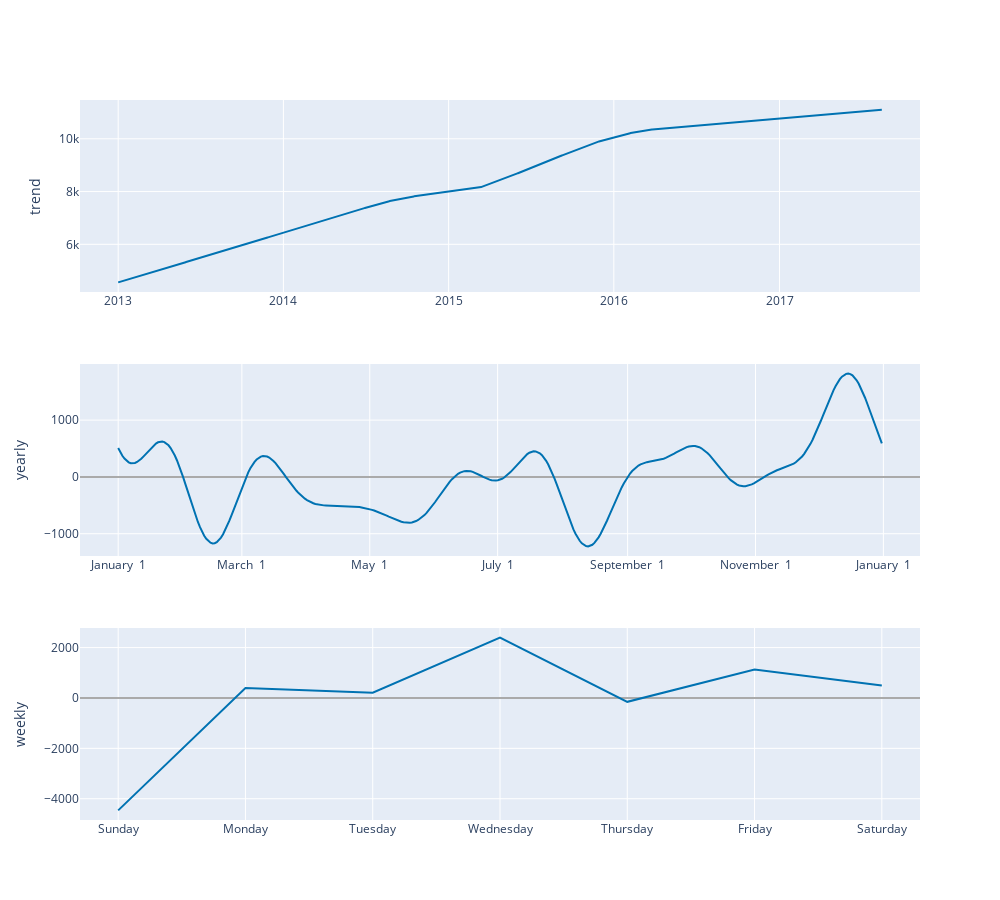

The code cell stored with this chart in its notebook:
### Code cell
# display components
plot_components_plotly(m, forecast, figsize=(1000, 300))

### Figure 1 — Plotly figure (JSON) as saved in the notebook; plotly's stock layout.template omitted (floating-point values rounded to 4 significant figures; data arrays with more than 128 entries replaced by an {"elided": "..."} marker saying what was removed)
{"data": [{"line": {"color": "#0072B2", "width": 2}, "mode": "lines", "name": "trend", "type": "scatter", "x": {"elided": "1684 str values"}, "xaxis": "x", "y": {"elided": "1684 float values"}, "yaxis": "y"}, {"line": {"color": "rgba(0, 114, 178, 0.2)", "width": 0}, "mode": "lines", "name": "trend_upper", "type": "scatter", "x": {"elided": "1684 str values"}, "xaxis": "x", "y": {"elided": "1684 float values"}, "yaxis": "y"}, {"fill": "tonexty", "fillcolor": "rgba(0, 114, 178, 0.2)", "line": {"color": "rgba(0, 114, 178, 0.2)", "width": 0}, "mode": "lines", "name": "trend_lower", "type": "scatter", "x": {"elided": "1684 str values"}, "xaxis": "x", "y": {"elided": "1684 float values"}, "yaxis": "y"}, {"line": {"color": "#0072B2", "width": 2}, "mode": "lines", "name": "yearly", "type": "scatter", "x": {"elided": "365 str values"}, "xaxis": "x2", "y": {"elided": "365 float values"}, "yaxis": "y2"}, {"line": {"color": "#0072B2", "width": 2}, "mode": "lines", "name": "weekly", "type": "scatter", "x": ["2017-01-01T00:00:00", "2017-01-02T00:00:00", "2017-01-03T00:00:00", "2017-01-04T00:00:00", "2017-01-05T00:00:00", "2017-01-06T00:00:00", "2017-01-07T00:00:00"], "xaxis": "x3", "y": [-4463.0, 391.0, 206.9, 2397.0, -152.8, 1130.0, 491.9], "yaxis": "y3"}], "layout": {"height": 900, "showlegend": false, "width": 1000, "xaxis": {"anchor": "y", "domain": [0, 1], "range": ["2012-10-08T15:36:00", "2017-11-07T08:24:00"], "type": "date"}, "xaxis2": {"anchor": "y2", "domain": [0, 1], "range": ["2016-12-13T18:54:02.958904115", "2018-01-18T11:04:57.863013581"], "tickformat": "%B %e", "type": "date"}, "xaxis3": {"anchor": "y3", "domain": [0, 1], "range": ["2016-12-31T16:48:00", "2017-01-07T07:12:00"], "tickformat": "%A", "type": "date"}, "yaxis": {"anchor": "x", "domain": [0.7333, 1], "rangemode": "normal", "title": {"text": "trend"}, "zerolinecolor": "#AAA"}, "yaxis2": {"anchor": "x2", "domain": [0.3667, 0.6333], "title": {"text": "yearly"}, "zerolinecolor": "#AAA"}, "yaxis3": {"anchor": "x3", "domain": [0, 0.2667], "title": {"text": "weekly"}, "zerolinecolor": "#AAA"}}}
